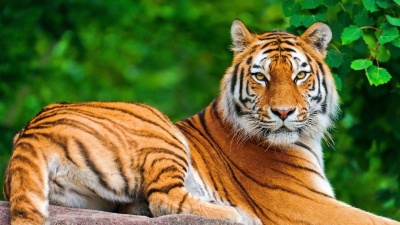
#> input picture Image_Fundamental/harimau.jpg, 400 x 225 px
$ jupyter execute --allow-errors Split_Merge.ipynb   (shell and % lines are left out)
#> lines starting #> are read from the running program, lines starting #| are printed output that depends on the picture
<a href="https://colab.research.google.com/github/Hwaulat/Tugas4/blob/main/Image_Fundamental/Split_Merge.ipynb" target="_parent"></a>

[cell 1]
# import the necessary packages
import matplotlib.pyplot as plt
import argparse
import imutils
import cv2

[cell 2]
def plt_imshow(title, image):
	# convert the image frame BGR to RGB color space and display it
	image = cv2.cvtColor(image, cv2.COLOR_BGR2RGB)
	plt.imshow(image)
	plt.title(title)
	plt.grid(False)
	plt.show()

[cell 3]
args = {
	"image": "harimau.jpg"
}

[cell 4]
image = cv2.imread(args["image"])
#> image is the input picture: shape (225, 400, 3); mean B, G, R 54, 109.8, 104.5
plt_imshow("Image", image)

image.shape ## image shape
image[:,:,0] # Blue image channel
image[:,:,1] # Green Image channel
image[:,:,2] # Red Image Channel
b, g, r = cv2.split(image)
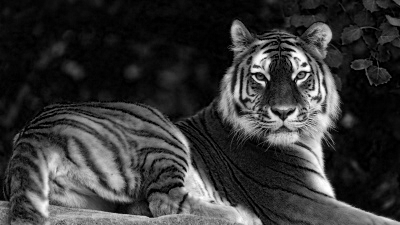
#> b: shape (225, 400); min 0, max 255, mean 54
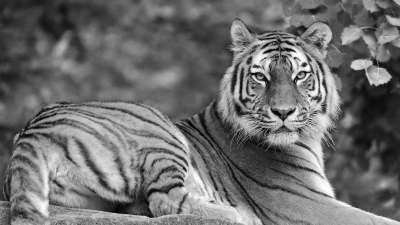
#> g: shape (225, 400); min 0, max 255, mean 109.8
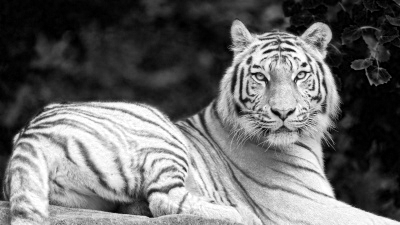
#> r: shape (225, 400); min 0, max 255, mean 104.5

[cell 5]
b, g, r = cv2.split(image)

plt_imshow("Blue", b)
plt_imshow("Green", g)
plt_imshow("Red", r)
